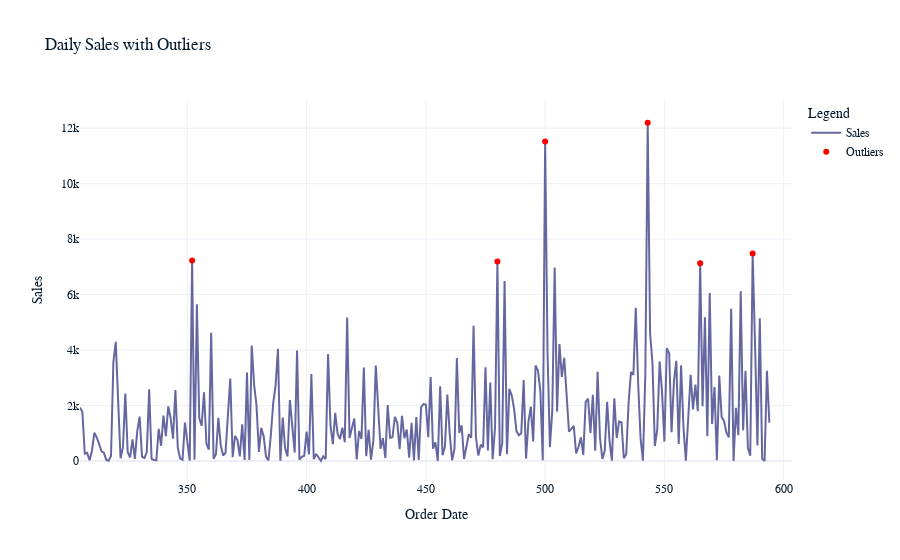

The cell this chart's notebook holds for it:
### Code cell
import numpy as np
import plotly.express as px
import plotly.graph_objects as go

# Calculate the Z-scores of the sales data
daily_sales_201x['Z_score'] = (daily_sales_201x['Sales'] - daily_sales_201x['Sales'].mean()) / daily_sales_201x['Sales'].std()

# Define a threshold for identifying outliers
threshold = 3

# Identify outliers
outliers = daily_sales_201x[np.abs(daily_sales_201x['Z_score']) > threshold]

# Get the dates of the outliers
outlier_dates = outliers.index

# Get the subdataframe from superstore_data for the outlier dates
outlier_subdataframe = superstore_data[superstore_data['Order Date'].isin(outlier_dates)]

# Visualization of outliers using Plotly
fig = go.Figure()

# Add the sales data
fig.add_trace(go.Scatter(x=daily_sales_201x.index, y=daily_sales_201x['Sales'], mode='lines', name='Sales'))

# Add the outliers
fig.add_trace(go.Scatter(x=outliers.index, y=outliers['Sales'], mode='markers', name='Outliers', marker=dict(color='red')))

# Update layout
fig.update_layout(
    title='Daily Sales with Outliers',
    xaxis_title='Order Date',
    yaxis_title='Sales',
    legend_title='Legend'
)

fig.show()

# Display the outlier subdataframe
outlier_subdataframe

### Figure 1 — Plotly figure (JSON) as saved in the notebook; plotly's stock layout.template omitted (floating-point values rounded to 4 significant figures; data arrays with more than 128 entries replaced by an {"elided": "..."} marker saying what was removed)
{"data": [{"mode": "lines", "name": "Sales", "x": {"elided": "290 int values"}, "y": {"elided": "290 float values"}, "type": "scatter"}, {"marker": {"color": "red"}, "mode": "markers", "name": "Outliers", "x": [352, 480, 500, 543, 565, 587], "y": [7230.0, 7195.0, 11530.0, 12200.0, 7131.0, 7485.0], "type": "scatter"}], "layout": {"title": {"text": "Daily Sales with Outliers"}, "xaxis": {"title": {"text": "Order Date"}}, "yaxis": {"title": {"text": "Sales"}}, "legend": {"title": {"text": "Legend"}}}}
